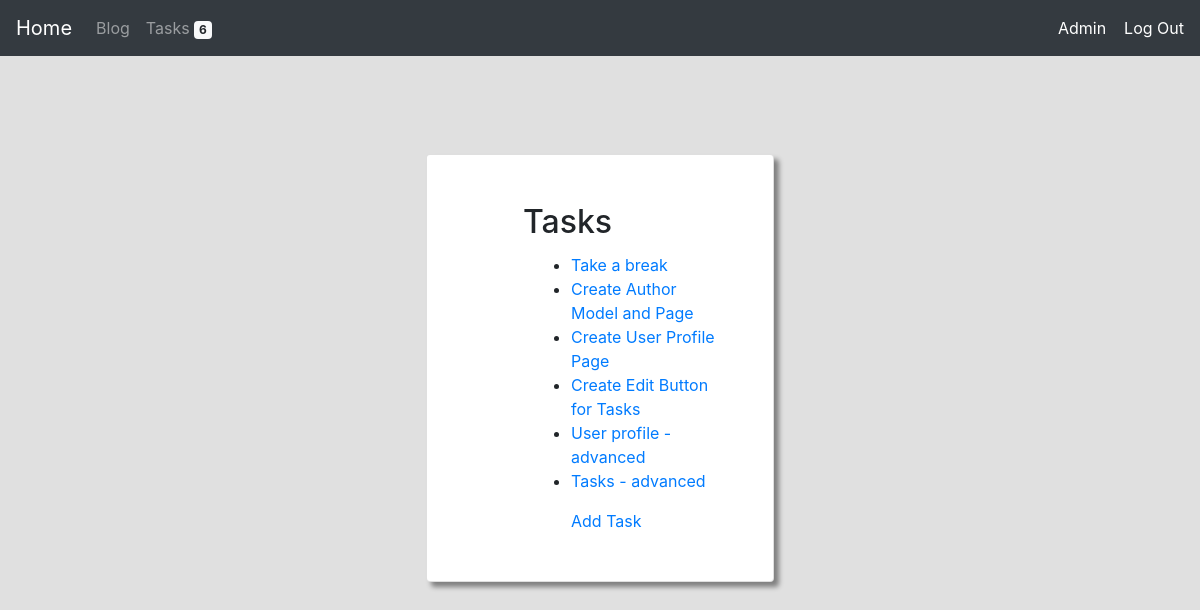
The page /tasks/ (signed in) on the database as committed earlier.
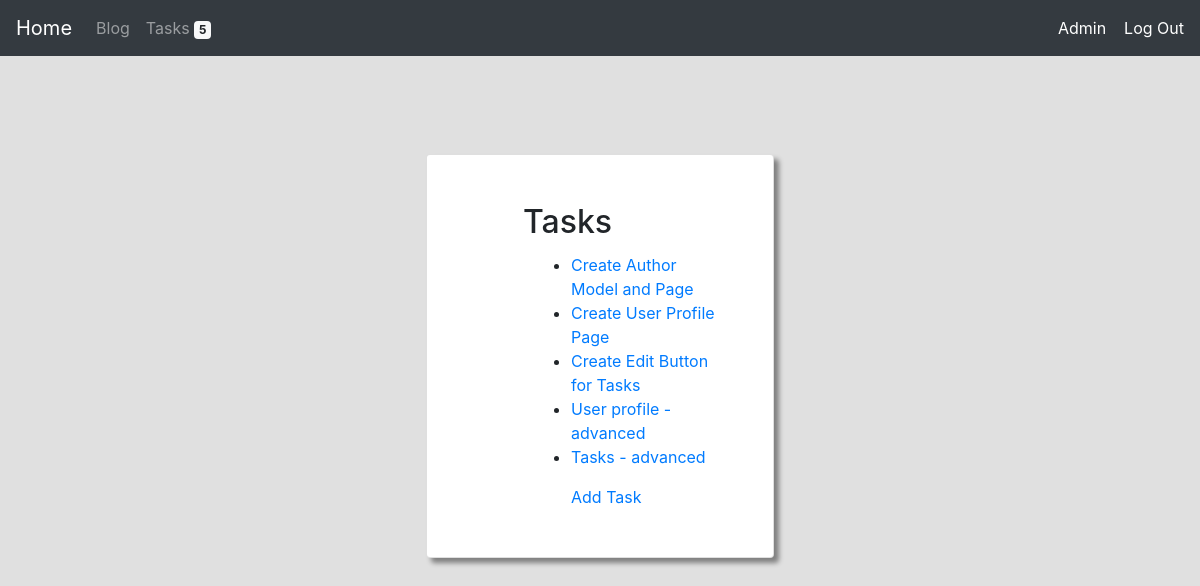
The same page on the database as committed later.
### tasks/models.py (models this page shows, shortened)
class Task(models.Model):
    user = models.ForeignKey(User, on_delete=models.CASCADE)
    name = models.CharField(max_length=128)
    entry = models.CharField(max_length=500)

### tasks/views.py (the view)
# urls.py: path("", views.index, name="index"),
@login_required(login_url='main:not_found')
def index(request):
    tasks = Task.objects.filter(user=request.user).all()
    return render(request, "tasks/index.html", {
        "tasks": tasks,
        "tasks_due": len(tasks),
    })

### tasks/templates/tasks/index.html (shortened to what this page needs)
{% extends 'main/layout.html' %}
{% block body %}
<div class="col-9 mx-auto pt-5 mt-2 w-100 align-self-center">
    <div class="card p-5 my-auto" style="width: 40%; margin: auto; box-shadow: 5px 5px 5px Gray;">
        <h2 class="card-title pl-5">Tasks</h2>
        <ul class="ml-5 pl-5">
            {% for task in tasks %}
            <li><a href="{% url 'tasks:task' task.id %}">{{ task.name }}</a></li>
            {% empty %}
                <li>No tasks found.</li>
            {% endfor %}
        </ul>
        <a class="ml-5 pl-5" href="{% url 'tasks:add' %}">Add Task</a>
    </div>
</div>
{% endblock %}

### main/templates/main/layout.html (shortened to what this page needs)
<!DOCTYPE html>
<html lang="en">
<head>
    <link rel="stylesheet" href="https://stackpath.bootstrapcdn.com/bootstrap/4.5.2/css/bootstrap.min.css">
</head>
<body style="background-color: #E0E0E0;">
    <nav class="navbar bg-dark navbar-dark navbar-expand-lg justify-content-between">
        <div>
            <div class="navbar-nav">
                <a class="navbar-brand" href="{% url 'main:index' %}">Home</a>
                <a class="nav-item nav-link" href="{% url 'blog:index' %}">Blog</a>
                {% if request.user.is_authenticated %}
                    <a class="nav-item nav-link" href="{% url 'tasks:index' %}">Tasks
                        {% if tasks_due > 0 %}
                        <span class="badge badge-light">{{ tasks_due }}</span>
                        {% endif %}
                    </a>
                {% endif %}
            </div>
        </div>
        <div class="my-2 text-right my-0">
            {% include "users/index.html" %}
        </div>
    </nav>
    <div class="row w-100 h-100 mx-auto align-items-center">
    {% if message is not None %}
        <div class="w-100 alert alert-warning text-center" role="alert" style="height:10px;line-height: 3px;">
            <b>{{ message }}</b>
        </div>
    {% else %}
        <div class="w-100 alert" style="height: 10px;"></div>
    {% endif %}
    {% block body %}
    {% endblock %}
    </div>
</body>
</html>

### users/templates/users/index.html
{% if not request.user.is_authenticated %}
    <form class="form-inline" action="{% url 'users:login' %}" method="post">
        {% csrf_token %}
        <input type="text" name="username" placeholder="Username">
        <input type="password" name="password" placeholder="Password">
        <input type="submit" value="Login">&nbsp;&nbsp;&nbsp;
        <a style="color: white;" href="{% url 'users:new' %}">Create Account</a>
    </form>
{% else %}
<span style="display:inline;">
    {% if request.user.is_superuser %}
        <a style="color: white;" href="/admin">Admin</a>&nbsp;&nbsp;&nbsp;
    {% endif %}
    <a style="color: white;" href="{% url 'users:logout' %}">Log Out</a>
</span>
{% endif %}

Rows that differ between the two databases and show on the page:
removed Task: name "Take a break"
Other text that changed with them:
{{ tasks_due }}: "6" → "5"
